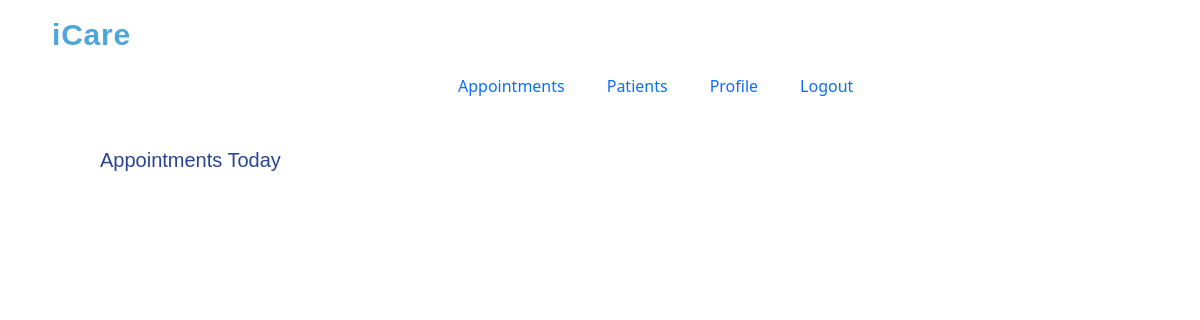
Before: /doc_dashboard.php?user_phone=999 with the older database file.
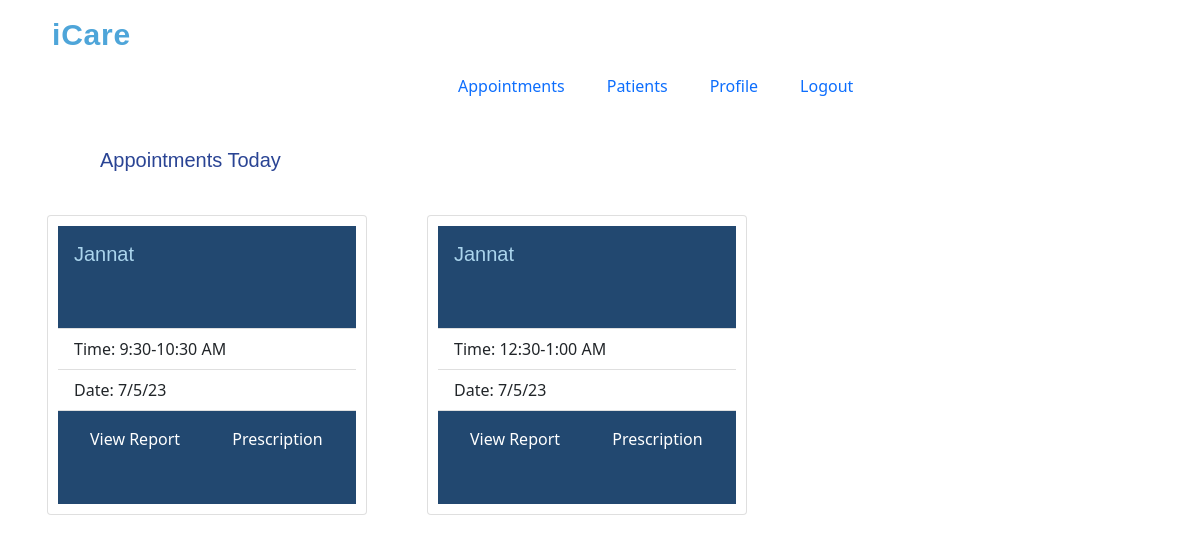
After: the same page with the newer database file.
### tables this page shows
CREATE TABLE `appointment_details` (
  `app_day` varchar(9) NOT NULL,
  `app_time` varchar(20) NOT NULL,
  `app_doc_name` varchar(20) NOT NULL,
  `app_doc_phone` varchar(10) NOT NULL,
  `app_doc_dept` varchar(15) NOT NULL,
  `app_problem` varchar(30) NOT NULL,
  `app_pat_phone` varchar(15) NOT NULL,
  `app_pat_name` varchar(20) NOT NULL,
  `app_date` varchar(20) NOT NULL
);

### doc_dashboard.php (the view, shortened to what this page needs)
<?php
if (isset($_GET['user_phone'])===true) {
  $phone = $_GET['user_phone'];
}
else
 {
    $phone = $_GET['phone'];
}
$link=mysqli_connect("localhost","root","","hospital");
$res=mysqli_query($link,"SELECT* FROM appointment_details where app_doc_phone='$phone'");
?>
<!DOCTYPE html>
<html lang="en">
<head>
 <link href="assets/css/doctor_dashboard.css" rel="stylesheet">
<link href="https://cdn.jsdelivr.net/npm/bootstrap@5.0.2/dist/css/bootstrap.min.css" rel="stylesheet">
</head>
<body>
	<header id="header" class="fixed-top">
    <div class="container">
      <h1 class="logo me-auto"><a href="doctor_dashboard.html">iCare</a></h1>
      <nav id="navbar" class="navbar navbar-light">
        <ul>
          <li><a class="nav-link scrollto" href="doctor_dashboard.php?user_phone=<?php echo $phone?>">Appointments</a></li>
        <li><a class="nav-link scrollto" href="patient_list.html">Patients</a></li>
          <li><a class="nav-link scrollto" href="doc_profile.php?user_phone=<?php echo $phone?>">Profile</a></li>
          <li><a class="nav-link scrollto active" href="login.html">Logout</a></li>
        </ul>
      </nav>
    </div>
  </header>
    <h5 class="mt-5" id="apt_text">Appointments Today</h5>
    <section class=" container" id="apt_con">
    <div class="row">
    <?php while($row=mysqli_fetch_assoc($res)){ ?>
      <div class="col-sm-12 col-md-6 col-lg-4 mb-4">
        <div class="card" >
          <div class="card-body">
            <h5 class="card-title" style="text-transform:capitalize;"><?php echo $row['app_pat_name'];?></h5>
          </div>
          <ul class="list-group list-group-flush">
            <li class="list-group-item">Time: <?php echo $row['app_time'];?></li>
            <li class="list-group-item">Date: <?php echo $row['app_date'];?></li>
          </ul>
          <div class="card-body">
            <a href="report.html" class="card-link card-body" >View Report</a>
            <a href="prescription.html" class="card-link card-body" >Prescription</a>
          </div>
        </div>
      </div>
      <?php }?>
    </div>
  </section>
</body>
</html>

Changed rows visible on the page:
added appointment_details: app_pat_name "Jannat", app_time "9:30-10:30 AM", app_date "7/5/23"
added appointment_details: app_pat_name "Jannat", app_time "12:30-1:00 AM", app_date "7/5/23"
